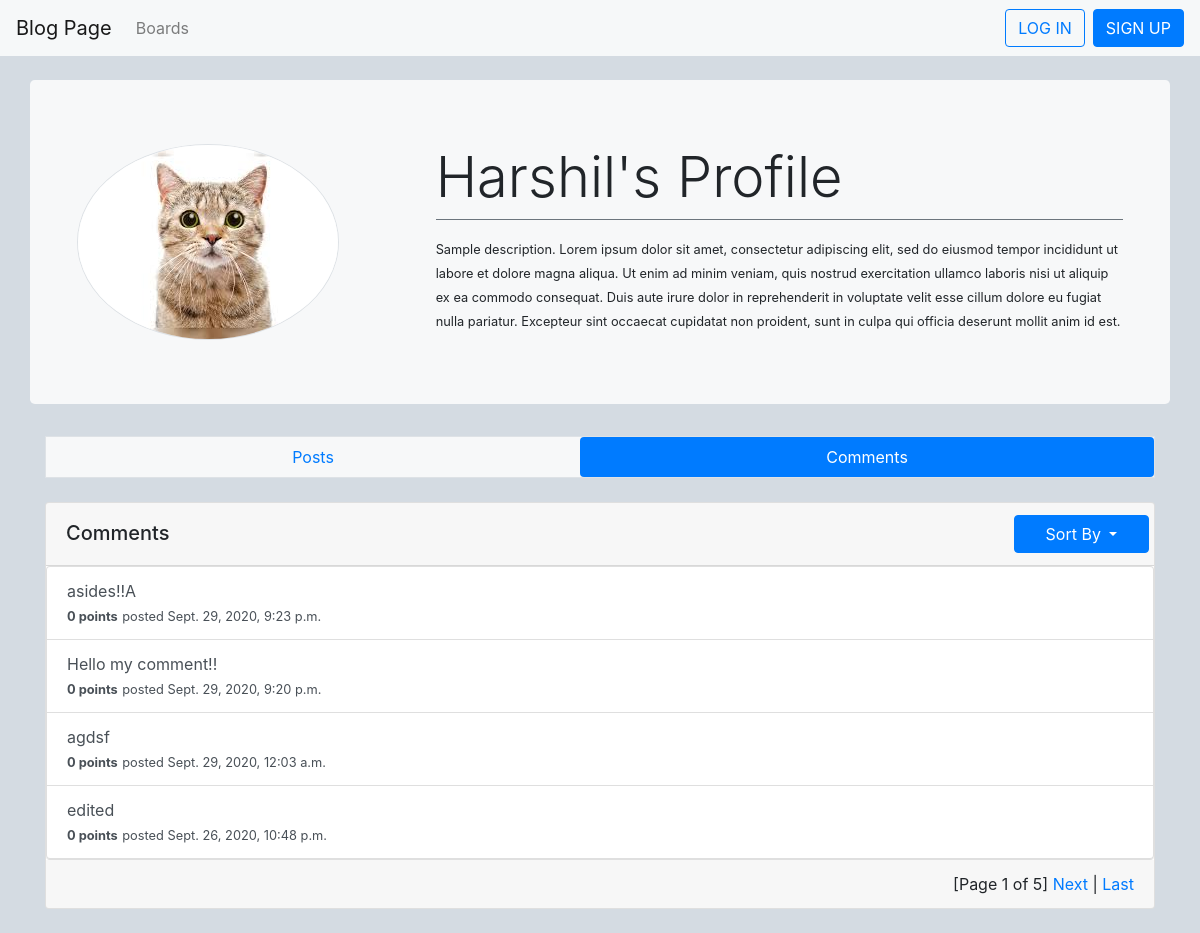
The page /profile/2/comments/ on the database as committed earlier.
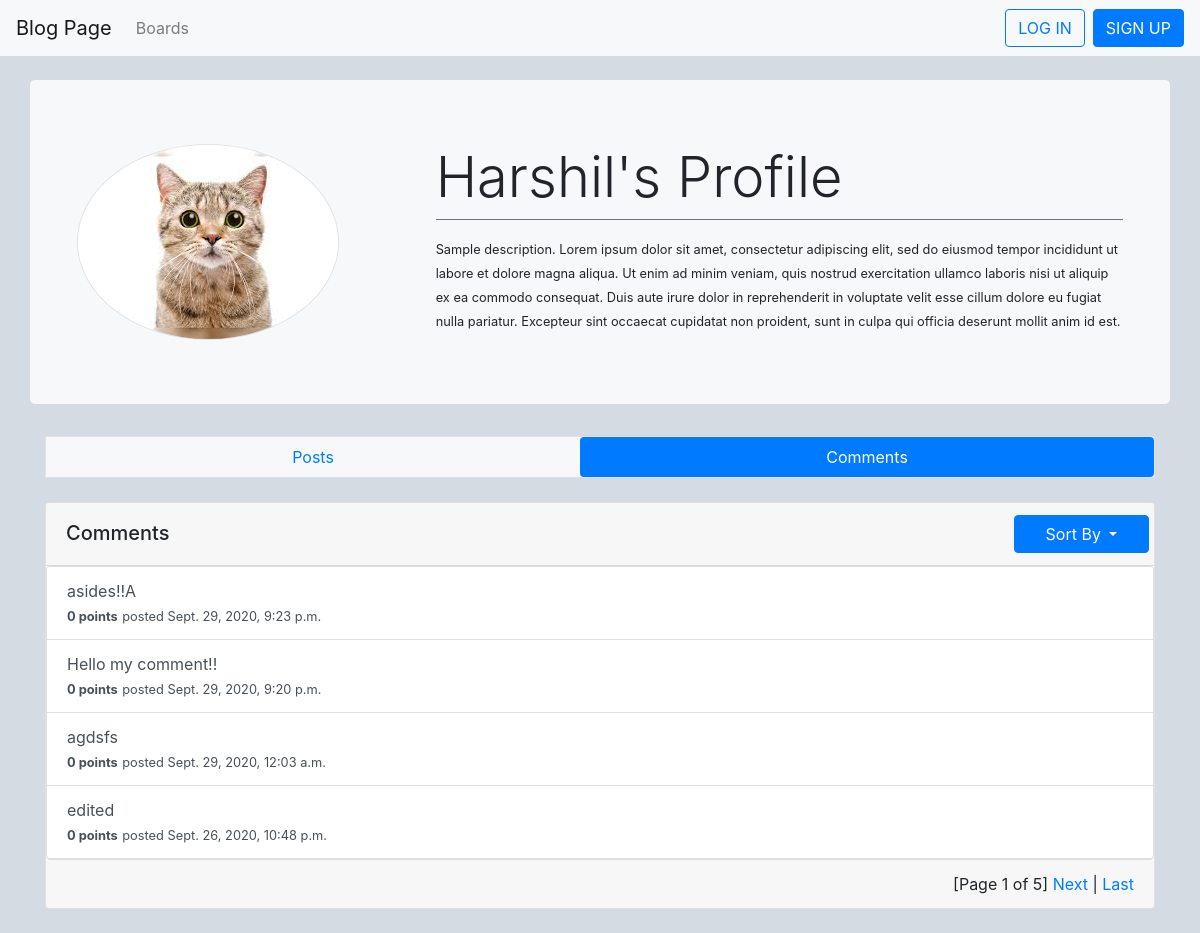
The same page on the database as committed later.
### blog/models.py (models this page shows, shortened)
class Comment(models.Model):
    content = models.CharField("Comment", max_length=500)
    date_posted = models.DateTimeField(auto_now_add=True)
    date_edited = models.DateTimeField(null=True, blank=True )
    post = models.ForeignKey(Post, on_delete=models.CASCADE)
    author = models.ForeignKey(User, on_delete=models.CASCADE)
    likes = models.ManyToManyField(User, blank=True, related_name='comment_likes')
    dislikes = models.ManyToManyField(User, blank=True, related_name='comment_dislikes')
    def get_rating(self):
        return self.likes.count() - self.dislikes.count()

### user/views.py (the view)
# urls.py: path('profile/<int:pk>/comments/', profile_comments, name='profile-comments'),
def profile_comments(request, pk):
    profile_user = get_object_or_404(User, pk=pk)
    paginator = Paginator(profile_user.comment_set.all().order_by('-date_posted'), 4)
    page_number = request.GET.get('page')
    page_obj = paginator.get_page(page_number)
    context = {
        'profile_user': profile_user,
        'page_obj': page_obj
    }
    return render(request, 'blog/profile_comments.html', context)

### blog/templates/blog/profile_comments.html (shortened to what this page needs)
{% extends 'blog/profile_base.html' %}
{% block header %}
    <div class='jumbotron row mt-4'style="background-color: #f7f8f9;">
        <div class='col-4'>
            <img src="{{ profile_user.profile.picture.url }}" class='rounded-circle account-img border' alt="">
        </div>
        <div class='col-8'>
            <h3 class='display-4'>{{ profile_user.username }}'s Profile</h3>
            <div class='border-top border-secondary pt-3'>
                <small>{{ profile_user.profile.description }}</small>
            </div>
        </div>
    </div>
{% endblock header %}
{% block profile-navbar %}
    <nav class="nav nav-pills border nav-fill my-4" style="background-color: #f7f8f9;">
        <a class="nav-link" href="{% url 'view-profile' profile_user.pk %}">Posts</a>
        <a class="nav-link active" href="{% url 'profile-comments' profile_user.pk %}">Comments</a>
      </nav>
{% endblock profile-navbar %}
{% block content %}
    <div class='card my-4'>
        <div class='col card-header'>
            <span class='row'>
                <h5 class='col-10 mr-4 align-self-end'>Comments</h5>
                <button class="col ml-4 btn btn-primary dropdown-toggle" type="button" id="dropdownMenuButton" data-toggle="dropdown" aria-haspopup="true" aria-expanded="false">
                Sort By
                </button>
            </span>
        </div>
        <div class='list-group'>
            {% if profile_user.comment_set.all %}
                {% for comment in page_obj %}
                <a href="{% url 'post' comment.post.board.id comment.post.id %}" class='list-group-item list-group-item-action'>
                    <div>
                        {{ comment.content }}
                    </div>
                    <div>
                        {% if comment in user.comment_likes.all %}
                            <small><strong style="color: #F73009;">{{ comment.get_rating }} points</strong></small>
                        {% elif comment in user.comment_dislikes.all %}
                            <small><strong style="color: #8283F6;">{{ comment.get_rating }} points</strong> </small>
                        {% else %}
                            <small><strong>{{ comment.get_rating }} points</strong></small>
                        {% endif %}
                        <small>posted {{ comment.date_posted}}</small>
                    </div>
                </a>
                {% endfor %}
            {% else %}
                <p class='d-flex pt-2 justify-content-center'>No Comments</p>
            {% endif %}
        </div>
        {% if page_obj.paginator.num_pages > 1 %}
            <div class='card-footer d-flex justify-content-end'>
                <span class='step-links'>
                    <span class='current'>
                        [Page {{ page_obj.number }} of {{ page_obj.paginator.num_pages }}]
                    </span>
                    {% if page_obj.has_next %}
                        <a href="?page={{ page_obj.next_page_number }}">Next</a>
                        |
                        <a href="?page={{ page_obj.paginator.num_pages }}">Last</a>
                    {% endif %}
                </span>
            </div>
        {% endif %}
    </div>
{% endblock content %}

Rows that differ between the two databases and show on the page:
changed Comment: content "agdsf" → "agdsfs"
